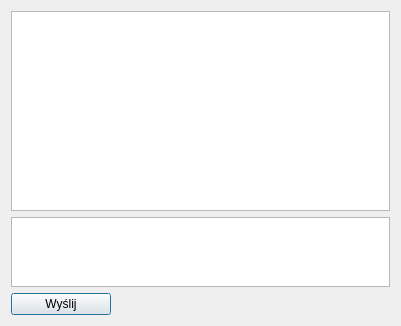
<?xml version="1.0" encoding="UTF-8"?>
<ui version="4.0">
 <class>LGChatWindow</class>
 <widget class="QDialog" name="LGChatWindow">
  <property name="geometry">
   <rect>
    <x>0</x>
    <y>0</y>
    <width>401</width>
    <height>305</height>
   </rect>
  </property>
  <property name="windowTitle">
   <string>Dialog</string>
  </property>
  <layout class="QVBoxLayout" name="verticalLayout_2">
   <item>
    <widget class="QTextBrowser" name="textBrowser">
     <property name="minimumSize">
      <size>
       <width>0</width>
       <height>200</height>
      </size>
     </property>
    </widget>
   </item>
   <item>
    <widget class="QPlainTextEdit" name="plainTextEdit">
     <property name="maximumSize">
      <size>
       <width>16777215</width>
       <height>100</height>
      </size>
     </property>
    </widget>
   </item>
   <item>
    <widget class="QPushButton" name="pushButton">
     <property name="maximumSize">
      <size>
       <width>100</width>
       <height>16777215</height>
      </size>
     </property>
     <property name="text">
      <string>Wyślij</string>
     </property>
    </widget>
   </item>
  </layout>
 </widget>
 <resources/>
 <connections/>
</ui>
